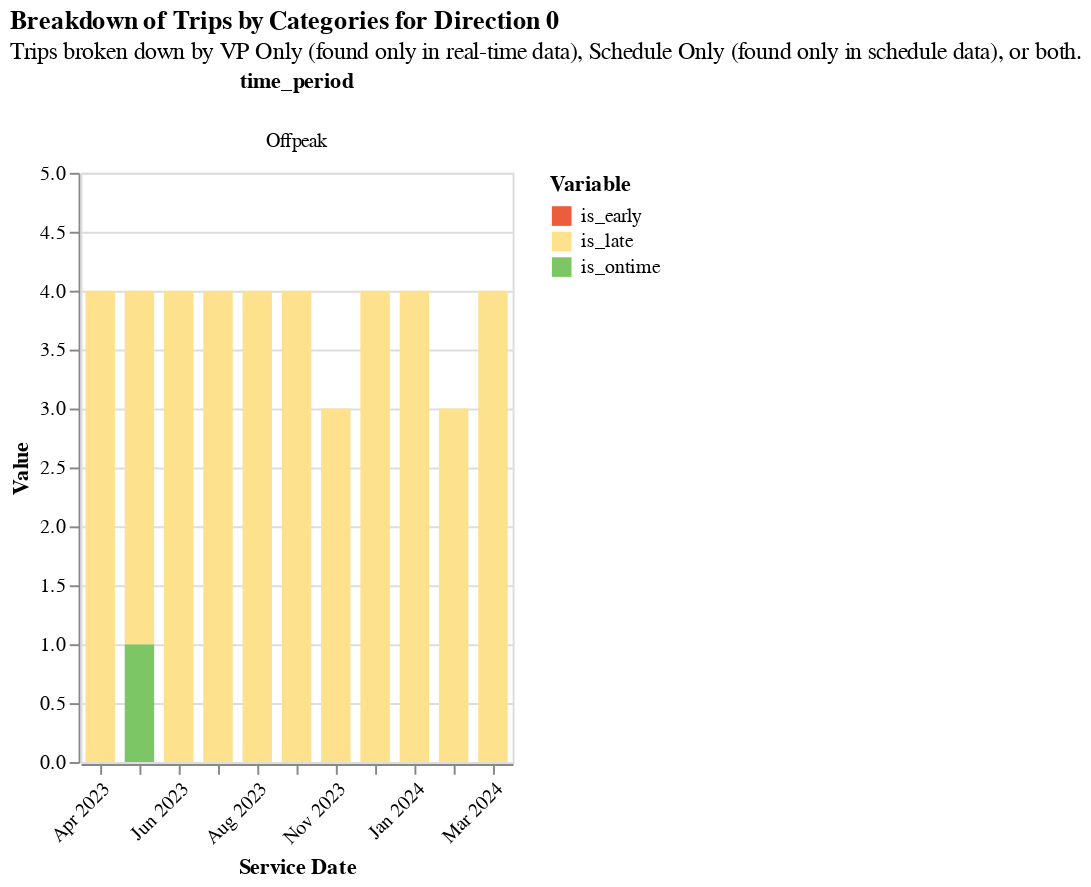

Write notebook code for a chart like this one.
### Code cell
section2.base_facet_chart(
    timeliness.loc[timeliness.direction_id == 0].drop_duplicates(),
    "value",
    "variable",
    "time_period",
    "Breakdown of Trips by Categories for Direction 0",
    "Trips broken down by VP Only (found only in real-time data), Schedule Only (found only in schedule data), or both.",
).interactive()

### Figure 1 — Vega-Lite specification as saved in the notebook (floating-point values rounded to 4 significant figures)
{"config": {"view": {"continuousWidth": 300, "continuousHeight": 300}}, "data": {"name": "data-9b05dcf32f56aa4c396002ea7bf1ed2c"}, "facet": {"column": {"field": "time_period", "type": "nominal"}}, "spec": {"mark": {"type": "bar", "clip": true, "size": 15}, "encoding": {"color": {"field": "variable", "scale": {"range": ["#ec5d3b", "#fde18d", "#7cc665"]}, "title": "Variable", "type": "nominal"}, "tooltip": [{"field": "direction_id", "type": "quantitative"}, {"field": "time_period", "type": "nominal"}, {"field": "route_combined_name", "type": "nominal"}, {"field": "organization_name", "type": "nominal"}, {"field": "service_date", "type": "temporal"}, {"field": "value", "type": "quantitative"}, {"field": "variable", "type": "nominal"}], "x": {"axis": {"format": "%b %Y", "labelAngle": -45}, "field": "service_date", "timeUnit": "yearmonthdate", "title": ["Service Date"], "type": "ordinal"}, "y": {"field": "value", "scale": {"domain": [0, 5]}, "title": "Value", "type": "quantitative"}}, "name": "view_3"}, "params": [{"name": "param_4", "select": {"type": "interval", "encodings": ["x", "y"]}, "bind": "scales", "views": ["view_3"]}], "title": {"text": "Breakdown of Trips by Categories for Direction 0", "subtitle": "Trips broken down by VP Only (found only in real-time data), Schedule Only (found only in schedule data), or both."}, "$schema": "https://vega.github.io/schema/vega-lite/v5.14.1.json", "datasets": {"data-9b05dcf32f56aa4c396002ea7bf1ed2c": [{"service_date": "2023-04-12T00:00:00", "organization_name": "City and County of San Francisco", "route_combined_name": "KBUS INGLESIDE BUS", "time_period": "Offpeak", "direction_id": 0.0, "variable": "is_early", "value": 0, "value_str": "0"}, {"service_date": "2023-05-17T00:00:00", "organization_name": "City and County of San Francisco", "route_combined_name": "KBUS INGLESIDE BUS", "time_period": "Offpeak", "direction_id": 0.0, "variable": "is_early", "value": 0, "value_str": "0"}, {"service_date": "2023-06-14T00:00:00", "organization_name": "City and County of San Francisco", "route_combined_name": "KBUS INGLESIDE BUS", "time_period": "Offpeak", "direction_id": 0.0, "variable": "is_early", "value": 0, "value_str": "0"}, {"service_date": "2023-07-12T00:00:00", "organization_name": "City and County of San Francisco", "route_combined_name": "KBUS INGLESIDE BUS", "time_period": "Offpeak", "direction_id": 0.0, "variable": "is_early", "value": 0, "value_str": "0"}, {"service_date": "2023-08-15T00:00:00", "organization_name": "City and County of San Francisco", "route_combined_name": "KBUS INGLESIDE BUS", "time_period": "Offpeak", "direction_id": 0.0, "variable": "is_early", "value": 0, "value_str": "0"}, {"service_date": "2023-10-11T00:00:00", "organization_name": "City and County of San Francisco", "route_combined_name": "KBUS INGLESIDE BUS", "time_period": "Offpeak", "direction_id": 0.0, "variable": "is_early", "value": 0, "value_str": "0"}, {"service_date": "2023-11-15T00:00:00", "organization_name": "City and County of San Francisco", "route_combined_name": "KBUS INGLESIDE BUS", "time_period": "Offpeak", "direction_id": 0.0, "variable": "is_early", "value": 0, "value_str": "0"}, {"service_date": "2023-12-13T00:00:00", "organization_name": "City and County of San Francisco", "route_combined_name": "KBUS INGLESIDE BUS", "time_period": "Offpeak", "direction_id": 0.0, "variable": "is_early", "value": 0, "value_str": "0"}, {"service_date": "2024-01-17T00:00:00", "organization_name": "City and County of San Francisco", "route_combined_name": "KBUS INGLESIDE BUS", "time_period": "Offpeak", "direction_id": 0.0, "variable": "is_early", "value": 0, "value_str": "0"}, {"service_date": "2024-02-14T00:00:00", "organization_name": "City and County of San Francisco", "route_combined_name": "KBUS INGLESIDE BUS", "time_period": "Offpeak", "direction_id": 0.0, "variable": "is_early", "value": 0, "value_str": "0"}, {"service_date": "2024-03-13T00:00:00", "organization_name": "City and County of San Francisco", "route_combined_name": "KBUS INGLESIDE BUS", "time_period": "Offpeak", "direction_id": 0.0, "variable": "is_early", "value": 0, "value_str": "0"}, {"service_date": "2023-04-12T00:00:00", "organization_name": "City and County of San Francisco", "route_combined_name": "KBUS INGLESIDE BUS", "time_period": "Offpeak", "direction_id": 0.0, "variable": "is_ontime", "value": 0, "value_str": "0"}, {"service_date": "2023-05-17T00:00:00", "organization_name": "City and County of San Francisco", "route_combined_name": "KBUS INGLESIDE BUS", "time_period": "Offpeak", "direction_id": 0.0, "variable": "is_ontime", "value": 1, "value_str": "1"}, {"service_date": "2023-06-14T00:00:00", "organization_name": "City and County of San Francisco", "route_combined_name": "KBUS INGLESIDE BUS", "time_period": "Offpeak", "direction_id": 0.0, "variable": "is_ontime", "value": 0, "value_str": "0"}, {"service_date": "2023-07-12T00:00:00", "organization_name": "City and County of San Francisco", "route_combined_name": "KBUS INGLESIDE BUS", "time_period": "Offpeak", "direction_id": 0.0, "variable": "is_ontime", "value": 0, "value_str": "0"}, {"service_date": "2023-08-15T00:00:00", "organization_name": "City and County of San Francisco", "route_combined_name": "KBUS INGLESIDE BUS", "time_period": "Offpeak", "direction_id": 0.0, "variable": "is_ontime", "value": 0, "value_str": "0"}, {"service_date": "2023-10-11T00:00:00", "organization_name": "City and County of San Francisco", "route_combined_name": "KBUS INGLESIDE BUS", "time_period": "Offpeak", "direction_id": 0.0, "variable": "is_ontime", "value": 0, "value_str": "0"}, {"service_date": "2023-11-15T00:00:00", "organization_name": "City and County of San Francisco", "route_combined_name": "KBUS INGLESIDE BUS", "time_period": "Offpeak", "direction_id": 0.0, "variable": "is_ontime", "value": 0, "value_str": "0"}, {"service_date": "2023-12-13T00:00:00", "organization_name": "City and County of San Francisco", "route_combined_name": "KBUS INGLESIDE BUS", "time_period": "Offpeak", "direction_id": 0.0, "variable": "is_ontime", "value": 0, "value_str": "0"}, {"service_date": "2024-01-17T00:00:00", "organization_name": "City and County of San Francisco", "route_combined_name": "KBUS INGLESIDE BUS", "time_period": "Offpeak", "direction_id": 0.0, "variable": "is_ontime", "value": 0, "value_str": "0"}, {"service_date": "2024-02-14T00:00:00", "organization_name": "City and County of San Francisco", "route_combined_name": "KBUS INGLESIDE BUS", "time_period": "Offpeak", "direction_id": 0.0, "variable": "is_ontime", "value": 0, "value_str": "0"}, {"service_date": "2024-03-13T00:00:00", "organization_name": "City and County of San Francisco", "route_combined_name": "KBUS INGLESIDE BUS", "time_period": "Offpeak", "direction_id": 0.0, "variable": "is_ontime", "value": 0, "value_str": "0"}, {"service_date": "2023-04-12T00:00:00", "organization_name": "City and County of San Francisco", "route_combined_name": "KBUS INGLESIDE BUS", "time_period": "Offpeak", "direction_id": 0.0, "variable": "is_late", "value": 4, "value_str": "4"}, {"service_date": "2023-05-17T00:00:00", "organization_name": "City and County of San Francisco", "route_combined_name": "KBUS INGLESIDE BUS", "time_period": "Offpeak", "direction_id": 0.0, "variable": "is_late", "value": 3, "value_str": "3"}, {"service_date": "2023-06-14T00:00:00", "organization_name": "City and County of San Francisco", "route_combined_name": "KBUS INGLESIDE BUS", "time_period": "Offpeak", "direction_id": 0.0, "variable": "is_late", "value": 4, "value_str": "4"}, {"service_date": "2023-07-12T00:00:00", "organization_name": "City and County of San Francisco", "route_combined_name": "KBUS INGLESIDE BUS", "time_period": "Offpeak", "direction_id": 0.0, "variable": "is_late", "value": 4, "value_str": "4"}, {"service_date": "2023-08-15T00:00:00", "organization_name": "City and County of San Francisco", "route_combined_name": "KBUS INGLESIDE BUS", "time_period": "Offpeak", "direction_id": 0.0, "variable": "is_late", "value": 4, "value_str": "4"}, {"service_date": "2023-10-11T00:00:00", "organization_name": "City and County of San Francisco", "route_combined_name": "KBUS INGLESIDE BUS", "time_period": "Offpeak", "direction_id": 0.0, "variable": "is_late", "value": 4, "value_str": "4"}, {"service_date": "2023-11-15T00:00:00", "organization_name": "City and County of San Francisco", "route_combined_name": "KBUS INGLESIDE BUS", "time_period": "Offpeak", "direction_id": 0.0, "variable": "is_late", "value": 3, "value_str": "3"}, {"service_date": "2023-12-13T00:00:00", "organization_name": "City and County of San Francisco", "route_combined_name": "KBUS INGLESIDE BUS", "time_period": "Offpeak", "direction_id": 0.0, "variable": "is_late", "value": 4, "value_str": "4"}, {"service_date": "2024-01-17T00:00:00", "organization_name": "City and County of San Francisco", "route_combined_name": "KBUS INGLESIDE BUS", "time_period": "Offpeak", "direction_id": 0.0, "variable": "is_late", "value": 4, "value_str": "4"}, {"service_date": "2024-02-14T00:00:00", "organization_name": "City and County of San Francisco", "route_combined_name": "KBUS INGLESIDE BUS", "time_period": "Offpeak", "direction_id": 0.0, "variable": "is_late", "value": 3, "value_str": "3"}, {"service_date": "2024-03-13T00:00:00", "organization_name": "City and County of San Francisco", "route_combined_name": "KBUS INGLESIDE BUS", "time_period": "Offpeak", "direction_id": 0.0, "variable": "is_late", "value": 4, "value_str": "4"}]}}
